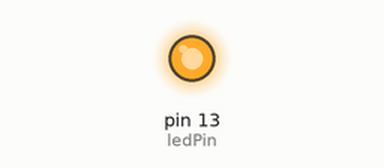
The sketch below on a simulated Arduino Uno, built with avr-gcc and run on an emulated ATmega328P. On the bench: output pins drawn as LEDs (lit = HIGH). Random numbers use the default seed unless the sketch sets one.

Above: at 0.1 s.
At 38.8 s:
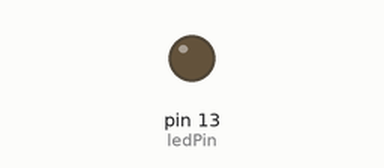
Timing chart, 0 to 40.0 s (numbered marks = the images above):
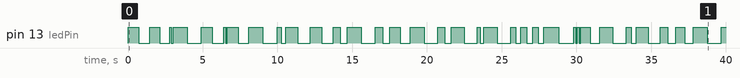

The sketch:

lllleeed.ino
```cpp
// Random LED Blink Example
int ledPin = 13; // Built-in LED pin
int delayTime;

void setup() {
  pinMode(ledPin, OUTPUT);
  randomSeed(analogRead(0)); // Initialize random generator
}

void loop() {
  // Generate a random delay between 100ms and 1000ms
  delayTime = random(100, 1001);

  digitalWrite(ledPin, HIGH); // Turn LED on
  delay(delayTime);

  digitalWrite(ledPin, LOW); // Turn LED off
  delay(delayTime);
}
```

Measured:
- by itself, pin 13 (ledPin): LOW → HIGH at 0.00 s, → LOW 0.73 s later, → HIGH 0.73 s later, → LOW 0.66 s later, … (67 changes in this stretch)
